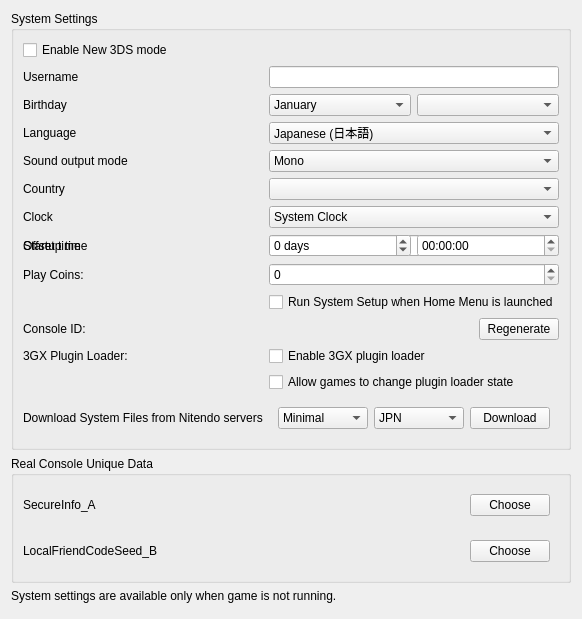
<?xml version="1.0" encoding="UTF-8"?>
<ui version="4.0">
  <class>ConfigureSystem</class>
  <widget class="QWidget" name="ConfigureSystem">
    <property name="geometry">
      <rect>
        <x>0</x>
        <y>0</y>
        <width>535</width>
        <height>619</height>
      </rect>
    </property>
    <property name="windowTitle">
      <string>Form</string>
    </property>
    <layout class="QHBoxLayout" name="horizontalLayout">
      <item>
        <layout class="QVBoxLayout" name="verticalLayout">
          <item>
            <widget class="QGroupBox" name="group_system_settings">
              <property name="title">
                <string>System Settings</string>
              </property>
              <layout class="QGridLayout" name="gridLayout">
                <item row="1" column="0">
                  <widget class="QCheckBox" name="toggle_new_3ds">
                    <property name="text">
                      <string>Enable New 3DS mode</string>
                    </property>
                  </widget>
                </item>
                <item row="2" column="1">
                  <widget class="QLineEdit" name="edit_username">
                    <property name="sizePolicy">
                      <sizepolicy hsizetype="Preferred" vsizetype="Fixed">
                        <horstretch>0</horstretch>
                        <verstretch>0</verstretch>
                      </sizepolicy>
                    </property>
                    <property name="maxLength">
                      <number>10</number>
                    </property>
                  </widget>
                </item>
                <item row="2" column="0">
                  <widget class="QLabel" name="label_username">
                    <property name="text">
                      <string>Username</string>
                    </property>
                  </widget>
                </item>
                <item row="3" column="0">
                  <widget class="QLabel" name="label_birthday">
                    <property name="text">
                      <string>Birthday</string>
                    </property>
                  </widget>
                </item>
                <item row="3" column="1">
                  <layout class="QHBoxLayout" name="horizontalLayout_birthday2">
                    <item>
                      <widget class="QComboBox" name="combo_birthmonth">
                        <item>
                          <property name="text">
                            <string>January</string>
                          </property>
                        </item>
                        <item>
                          <property name="text">
                            <string>February</string>
                          </property>
                        </item>
                        <item>
                          <property name="text">
                            <string>March</string>
                          </property>
                        </item>
                        <item>
                          <property name="text">
                            <string>April</string>
                          </property>
                        </item>
                        <item>
                          <property name="text">
                            <string>May</string>
                          </property>
                        </item>
                        <item>
                          <property name="text">
                            <string>June</string>
                          </property>
                        </item>
                        <item>
                          <property name="text">
                            <string>July</string>
                          </property>
                        </item>
                        <item>
                          <property name="text">
                            <string>August</string>
                          </property>
                        </item>
                        <item>
                          <property name="text">
                            <string>September</string>
                          </property>
                        </item>
                        <item>
                          <property name="text">
                            <string>October</string>
                          </property>
                        </item>
                        <item>
                          <property name="text">
                            <string>November</string>
                          </property>
                        </item>
                        <item>
                          <property name="text">
                            <string>December</string>
                          </property>
                        </item>
                      </widget>
                    </item>
                    <item>
                      <widget class="QComboBox" name="combo_birthday"/>
                    </item>
                  </layout>
                </item>
                <item row="4" column="0">
                  <widget class="QLabel" name="label_language">
                    <property name="text">
                      <string>Language</string>
                    </property>
                  </widget>
                </item>
                <item row="4" column="1">
                  <widget class="QComboBox" name="combo_language">
                    <property name="toolTip">
                      <string>Note: this can be overridden when region setting is auto-select</string>
                    </property>
                    <item>
                      <property name="text">
                        <string>Japanese (日本語)</string>
                      </property>
                    </item>
                    <item>
                      <property name="text">
                        <string>English</string>
                      </property>
                    </item>
                    <item>
                      <property name="text">
                        <string>French (français)</string>
                      </property>
                    </item>
                    <item>
                      <property name="text">
                        <string>German (Deutsch)</string>
                      </property>
                    </item>
                    <item>
                      <property name="text">
                        <string>Italian (italiano)</string>
                      </property>
                    </item>
                    <item>
                      <property name="text">
                        <string>Spanish (español)</string>
                      </property>
                    </item>
                    <item>
                      <property name="text">
                        <string>Simplified Chinese (简体中文)</string>
                      </property>
                    </item>
                    <item>
                      <property name="text">
                        <string>Korean (한국어)</string>
                      </property>
                    </item>
                    <item>
                      <property name="text">
                        <string>Dutch (Nederlands)</string>
                      </property>
                    </item>
                    <item>
                      <property name="text">
                        <string>Portuguese (português)</string>
                      </property>
                    </item>
                    <item>
                      <property name="text">
                        <string>Russian (Русский)</string>
                      </property>
                    </item>
                    <item>
                      <property name="text">
                        <string>Traditional Chinese (正體中文)</string>
                      </property>
                    </item>
                  </widget>
                </item>
                <item row="5" column="0">
                  <widget class="QLabel" name="label_sound">
                    <property name="text">
                      <string>Sound output mode</string>
                    </property>
                  </widget>
                </item>
                <item row="5" column="1">
                  <widget class="QComboBox" name="combo_sound">
                    <item>
                      <property name="text">
                        <string>Mono</string>
                      </property>
                    </item>
                    <item>
                      <property name="text">
                        <string>Stereo</string>
                      </property>
                    </item>
                    <item>
                      <property name="text">
                        <string>Surround</string>
                      </property>
                    </item>
                  </widget>
                </item>
                <item row="6" column="0">
                  <widget class="QLabel" name="label_country">
                    <property name="text">
                      <string>Country</string>
                    </property>
                  </widget>
                </item>
                <item row="6" column="1">
                  <widget class="QComboBox" name="combo_country"/>
                </item>
                <item row="7" column="0">
                  <widget class="QLabel" name="label_init_clock">
                    <property name="text">
                      <string>Clock</string>
                    </property>
                  </widget>
                </item>
                <item row="7" column="1">
                  <widget class="QComboBox" name="combo_init_clock">
                    <item>
                      <property name="text">
                        <string>System Clock</string>
                      </property>
                    </item>
                    <item>
                      <property name="text">
                        <string>Fixed Time</string>
                      </property>
                    </item>
                  </widget>
                </item>
                <item row="8" column="0">
                  <widget class="QLabel" name="label_init_time">
                    <property name="text">
                      <string>Startup time</string>
                    </property>
                  </widget>
                </item>
                <item row="8" column="1">
                  <widget class="QDateTimeEdit" name="edit_init_time">
                    <property name="displayFormat">
                      <string>yyyy-MM-ddTHH:mm:ss</string>
                    </property>
                  </widget>
                </item>
                <item row="8" column="0">
                  <widget class="QLabel" name="label_init_time_offset">
                    <property name="text">
                      <string>Offset time</string>
                    </property>
                  </widget>
                </item>
                <item row="8" column="1">
                  <layout class="QGridLayout" name="edit_init_time_offset_grid">
                    <item row="0" column="0">
                      <widget class="QSpinBox" name="edit_init_time_offset_days">
                        <property name="suffix">
                          <string> days</string>
                        </property>
                        <property name="minimum">
                          <number>-2147483648</number>
                        </property>
                        <property name="maximum">
                          <number>2147483647</number>
                        </property>
                      </widget>
                    </item>
                    <item row="0" column="1">
                      <widget class="QTimeEdit" name="edit_init_time_offset_time">
                        <property name="displayFormat">
                          <string>HH:mm:ss</string>
                        </property>
                      </widget>
                    </item>
                  </layout>
                </item>
                <item row="9" column="0">
                  <widget class="QLabel" name="label_play_coins">
                    <property name="text">
                      <string>Play Coins:</string>
                    </property>
                  </widget>
                </item>
                <item row="9" column="1">
                  <widget class="QSpinBox" name="spinBox_play_coins">
                    <property name="maximum">
                      <number>300</number>
                    </property>
                  </widget>
                </item>
                <item row="10" column="1">
                  <widget class="QCheckBox" name="toggle_system_setup">
                    <property name="text">
                      <string>Run System Setup when Home Menu is launched</string>
                    </property>
                  </widget>
                </item>
                <item row="11" column="0">
                  <widget class="QLabel" name="label_console_id">
                    <property name="text">
                      <string>Console ID:</string>
                    </property>
                  </widget>
                </item>
                <item row="11" column="1">
                  <widget class="QPushButton" name="button_regenerate_console_id">
                    <property name="sizePolicy">
                      <sizepolicy hsizetype="Fixed" vsizetype="Fixed">
                        <horstretch>0</horstretch>
                        <verstretch>0</verstretch>
                      </sizepolicy>
                    </property>
                    <property name="layoutDirection">
                      <enum>Qt::RightToLeft</enum>
                    </property>
                    <property name="text">
                      <string>Regenerate</string>
                    </property>
                  </widget>
                </item>
                <item row="12" column="0">
                  <widget class="QLabel" name="label_plugin_loader">
                    <property name="text">
                      <string>3GX Plugin Loader:</string>
                    </property>
                  </widget>
                </item>
                <item row="12" column="1">
                  <widget class="QCheckBox" name="plugin_loader">
                    <property name="text">
                      <string>Enable 3GX plugin loader</string>
                    </property>
                  </widget>
                </item>
                <item row="13" column="1">
                  <widget class="QCheckBox" name="allow_plugin_loader">
                    <property name="text">
                      <string>Allow games to change plugin loader state</string>
                    </property>
                  </widget>
                </item>
                <item row="14" column="0">
                  <widget class="QLabel" name="label_nus_download">
                    <property name="text">
                      <string>Download System Files from Nitendo servers</string>
                    </property>
                  </widget>
                </item>
                <item row="14" column="1">
                  <widget class="QWidget" name="body_nus_download">
                    <layout class="QHBoxLayout" name="horizontalLayout_nus_download">
                      <item>
                        <widget class="QComboBox" name="combo_download_set">
                          <item>
                            <property name="text">
                              <string>Minimal</string>
                            </property>
                          </item>
                          <item>
                            <property name="text">
                              <string>Old 3DS</string>
                            </property>
                          </item>
                          <item>
                            <property name="text">
                              <string>New 3DS</string>
                            </property>
                          </item>
                        </widget>
                      </item>
                      <item>
                        <widget class="QComboBox" name="combo_download_region">
                          <item>
                            <property name="text">
                              <string>JPN</string>
                            </property>
                          </item>
                          <item>
                            <property name="text">
                              <string>USA</string>
                            </property>
                          </item>
                          <item>
                            <property name="text">
                              <string>EUR</string>
                            </property>
                          </item>
                          <item>
                            <property name="text">
                              <string>AUS</string>
                            </property>
                          </item>
                          <item>
                            <property name="text">
                              <string>CHN</string>
                            </property>
                          </item>
                          <item>
                            <property name="text">
                              <string>KOR</string>
                            </property>
                          </item>
                          <item>
                            <property name="text">
                              <string>TWN</string>
                            </property>
                          </item>
                        </widget>
                      </item>
                      <item>
                        <widget class="QPushButton" name="button_start_download">
                          <property name="sizePolicy">
                            <sizepolicy hsizetype="Fixed" vsizetype="Fixed">
                              <horstretch>0</horstretch>
                              <verstretch>0</verstretch>
                            </sizepolicy>
                          </property>
                          <property name="layoutDirection">
                            <enum>Qt::RightToLeft</enum>
                          </property>
                          <property name="text">
                            <string>Download</string>
                          </property>
                        </widget>
                      </item>
                    </layout>
                  </widget>
                </item>
              </layout>
            </widget>
          </item>
          <item>
            <widget class="QGroupBox" name="group_real_console_unique_data">
              <property name="title">
                <string>Real Console Unique Data</string>
              </property>
              <layout class="QGridLayout" name="gridLayout1">
                <item row="1" column="0">
                  <widget class="QLabel" name="label_secure_info">
                    <property name="text">
                      <string>SecureInfo_A</string>
                    </property>
                  </widget>
                </item>
                <item row="1" column="1">
                  <widget class="QWidget" name="secure_info">
                    <layout class="QHBoxLayout" name="horizontalLayout_secure_info">
                      <item>
                        <widget class="QLabel" name="label_secure_info_status">
                          <property name="text">
                            <string></string>
                          </property>
                        </widget>
                      </item>
                      <item>
                        <widget class="QPushButton" name="button_secure_info">
                          <property name="sizePolicy">
                            <sizepolicy hsizetype="Fixed" vsizetype="Fixed">
                              <horstretch>0</horstretch>
                              <verstretch>0</verstretch>
                            </sizepolicy>
                          </property>
                          <property name="layoutDirection">
                            <enum>Qt::RightToLeft</enum>
                          </property>
                          <property name="text">
                            <string>Choose</string>
                          </property>
                        </widget>
                      </item>
                    </layout>
                  </widget>
                </item>
                <item row="2" column="0">
                  <widget class="QLabel" name="label_friend_code_seed">
                    <property name="text">
                      <string>LocalFriendCodeSeed_B</string>
                    </property>
                  </widget>
                </item>
                <item row="2" column="1">
                  <widget class="QWidget" name="friend_code_seed">
                    <layout class="QHBoxLayout" name="horizontalLayout_friend_code_seed">
                      <item>
                        <widget class="QLabel" name="label_friend_code_seed_status">
                          <property name="text">
                            <string></string>
                          </property>
                        </widget>
                      </item>
                      <item>
                        <widget class="QPushButton" name="button_friend_code_seed">
                          <property name="sizePolicy">
                            <sizepolicy hsizetype="Fixed" vsizetype="Fixed">
                              <horstretch>0</horstretch>
                              <verstretch>0</verstretch>
                            </sizepolicy>
                          </property>
                          <property name="layoutDirection">
                            <enum>Qt::RightToLeft</enum>
                          </property>
                          <property name="text">
                            <string>Choose</string>
                          </property>
                        </widget>
                      </item>
                    </layout>
                  </widget>
                </item>
              </layout>
            </widget>
          </item>
          <item>
            <widget class="QLabel" name="label_disable_info">
              <property name="text">
                <string>System settings are available only when game is not running.</string>
              </property>
              <property name="wordWrap">
                <bool>true</bool>
              </property>
            </widget>
          </item>
          <item>
            <spacer name="verticalSpacer">
              <property name="orientation">
                <enum>Qt::Vertical</enum>
              </property>
              <property name="sizeHint" stdset="0">
                <size>
                  <width>20</width>
                  <height>40</height>
                </size>
              </property>
            </spacer>
          </item>
        </layout>
      </item>
    </layout>
  </widget>
  <tabstops>
    <tabstop>toggle_new_3ds</tabstop>
    <tabstop>edit_username</tabstop>
    <tabstop>combo_birthmonth</tabstop>
    <tabstop>combo_birthday</tabstop>
    <tabstop>combo_language</tabstop>
    <tabstop>combo_sound</tabstop>
    <tabstop>combo_country</tabstop>
    <tabstop>combo_init_clock</tabstop>
    <tabstop>edit_init_time</tabstop>
    <tabstop>spinBox_play_coins</tabstop>
    <tabstop>button_regenerate_console_id</tabstop>
  </tabstops>
  <resources/>
  <connections/>
</ui>
